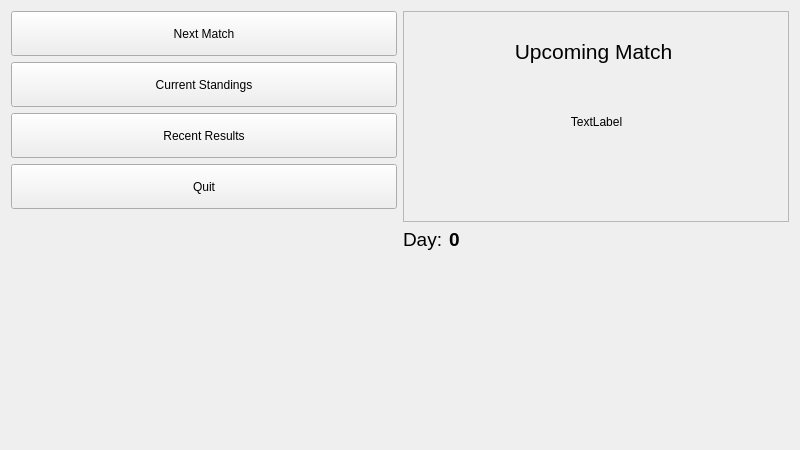
<?xml version="1.0" encoding="UTF-8"?>
<ui version="4.0">
 <class>JMainWindow</class>
 <widget class="QWidget" name="JMainWindow">
  <property name="geometry">
   <rect>
    <x>0</x>
    <y>0</y>
    <width>800</width>
    <height>450</height>
   </rect>
  </property>
  <property name="windowTitle">
   <string>ATL</string>
  </property>
  <layout class="QGridLayout" name="gridLayout">
   <item row="0" column="0">
    <layout class="QHBoxLayout" name="horizontalLayout">
     <item>
      <layout class="QVBoxLayout" name="verticalLayout">
       <item>
        <widget class="QPushButton" name="next_match_btn">
         <property name="minimumSize">
          <size>
           <width>0</width>
           <height>45</height>
          </size>
         </property>
         <property name="text">
          <string>Next Match</string>
         </property>
        </widget>
       </item>
       <item>
        <widget class="QPushButton" name="standings_btn">
         <property name="minimumSize">
          <size>
           <width>0</width>
           <height>45</height>
          </size>
         </property>
         <property name="text">
          <string>Current Standings</string>
         </property>
        </widget>
       </item>
       <item>
        <widget class="QPushButton" name="results_btn">
         <property name="minimumSize">
          <size>
           <width>0</width>
           <height>45</height>
          </size>
         </property>
         <property name="text">
          <string>Recent Results</string>
         </property>
        </widget>
       </item>
       <item>
        <widget class="QPushButton" name="quit_btn">
         <property name="minimumSize">
          <size>
           <width>0</width>
           <height>45</height>
          </size>
         </property>
         <property name="text">
          <string>Quit</string>
         </property>
        </widget>
       </item>
       <item>
        <spacer name="verticalSpacer">
         <property name="orientation">
          <enum>Qt::Vertical</enum>
         </property>
         <property name="sizeHint" stdset="0">
          <size>
           <width>20</width>
           <height>40</height>
          </size>
         </property>
        </spacer>
       </item>
      </layout>
     </item>
     <item>
      <layout class="QVBoxLayout" name="verticalLayout_2">
       <item>
        <widget class="QFrame" name="frame">
         <property name="frameShape">
          <enum>QFrame::StyledPanel</enum>
         </property>
         <property name="frameShadow">
          <enum>QFrame::Raised</enum>
         </property>
         <widget class="QLabel" name="label_3">
          <property name="geometry">
           <rect>
            <x>0</x>
            <y>20</y>
            <width>381</width>
            <height>41</height>
           </rect>
          </property>
          <property name="text">
           <string>&lt;html&gt;&lt;head/&gt;&lt;body&gt;&lt;p align=&quot;center&quot;&gt;&lt;span style=&quot; font-size:16pt;&quot;&gt;Upcoming Match&lt;/span&gt;&lt;/p&gt;&lt;/body&gt;&lt;/html&gt;</string>
          </property>
         </widget>
         <widget class="QLabel" name="match_lbl">
          <property name="geometry">
           <rect>
            <x>8</x>
            <y>90</y>
            <width>371</width>
            <height>41</height>
           </rect>
          </property>
          <property name="text">
           <string>TextLabel</string>
          </property>
          <property name="alignment">
           <set>Qt::AlignCenter</set>
          </property>
         </widget>
        </widget>
       </item>
       <item>
        <layout class="QFormLayout" name="formLayout_2">
         <item row="0" column="0">
          <widget class="QLabel" name="label">
           <property name="text">
            <string>&lt;html&gt;&lt;head/&gt;&lt;body&gt;&lt;p&gt;&lt;span style=&quot; font-size:14pt;&quot;&gt;Day:&lt;/span&gt;&lt;/p&gt;&lt;/body&gt;&lt;/html&gt;</string>
           </property>
          </widget>
         </item>
         <item row="0" column="1">
          <widget class="QLabel" name="day_lbl">
           <property name="text">
            <string>&lt;html&gt;&lt;head/&gt;&lt;body&gt;&lt;p&gt;&lt;span style=&quot; font-size:14pt; font-weight:600;&quot;&gt;0&lt;/span&gt;&lt;/p&gt;&lt;/body&gt;&lt;/html&gt;</string>
           </property>
          </widget>
         </item>
        </layout>
       </item>
      </layout>
     </item>
    </layout>
   </item>
  </layout>
 </widget>
 <resources/>
 <connections/>
</ui>
